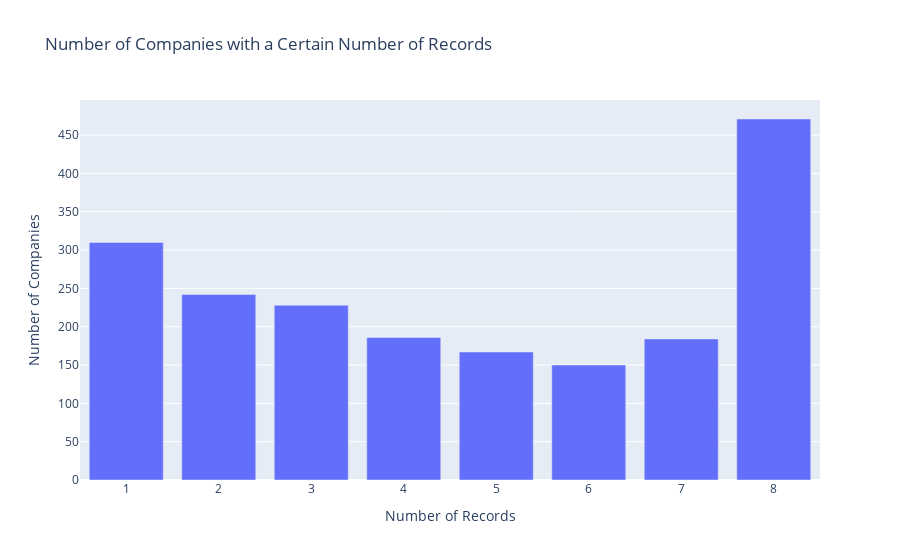

Notebook code cell kept with this figure:
### Code cell
# HOW OFTEN DO COMPANIES APPEAR IN THE DATASET?

# Count the number of occurrences for each company
company_counts = df['Company Name'].value_counts()

# Count the number of companies with a certain number of records
record_counts = company_counts.value_counts()

# Create DataFrame for plotting
df_counts = pd.DataFrame({'Number of Records': record_counts.index, 'Number of Companies': record_counts.values})

# Create the bar chart
fig = px.bar(df_counts, x='Number of Records', y='Number of Companies', title='Number of Companies with a Certain Number of Records')

# Show the plot
fig.show()

### Figure 1 — Plotly figure (JSON) as saved in the notebook; plotly's stock layout.template omitted (floating-point values rounded to 4 significant figures)
{"data": [{"alignmentgroup": "True", "hovertemplate": "Number of Records=%{x}<br>Number of Companies=%{y}<extra></extra>", "legendgroup": "", "marker": {"color": "#636efa", "pattern": {"shape": ""}}, "name": "", "offsetgroup": "", "orientation": "v", "showlegend": false, "textposition": "auto", "type": "bar", "x": [8, 1, 2, 3, 4, 7, 5, 6], "xaxis": "x", "y": [471, 310, 242, 228, 186, 184, 167, 150], "yaxis": "y"}], "layout": {"autosize": true, "barmode": "relative", "legend": {"tracegroupgap": 0}, "title": {"text": "Number of Companies with a Certain Number of Records"}, "xaxis": {"anchor": "y", "autorange": true, "domain": [0, 1], "range": [0.5, 8.5], "title": {"text": "Number of Records"}, "type": "linear"}, "yaxis": {"anchor": "x", "autorange": true, "domain": [0, 1], "range": [0, 495.8], "title": {"text": "Number of Companies"}, "type": "linear"}}}
